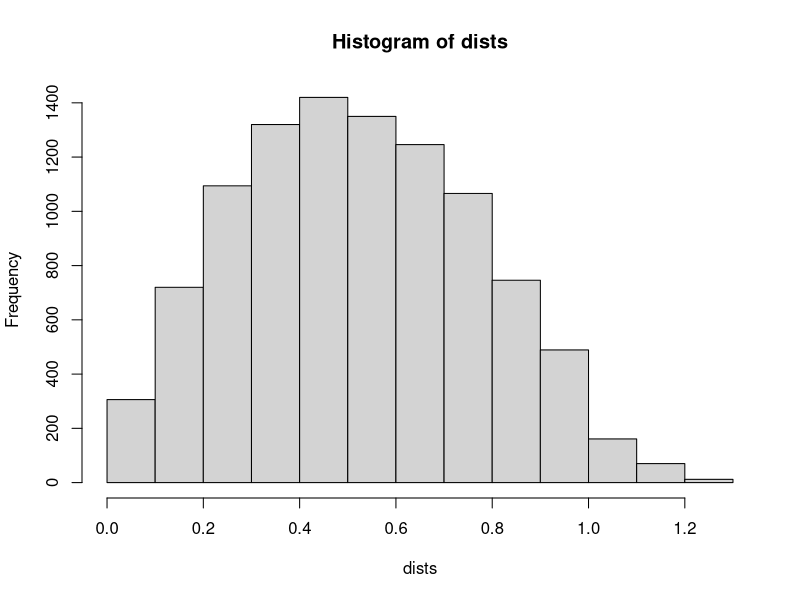

Write R code to recreate this figure.
dists<-c()
for (i in 1:10000) {
	p1<-runif(2)
	p2<-runif(2)
	dist<-sqrt(sum((p1-p2)^2))
	dists<-c(dists, dist)
}
mean.dist<-mean(dists)
sd.dist<-sd(dists)
cat(mean.dist,sd.dist,"\n")
hist(dists)
